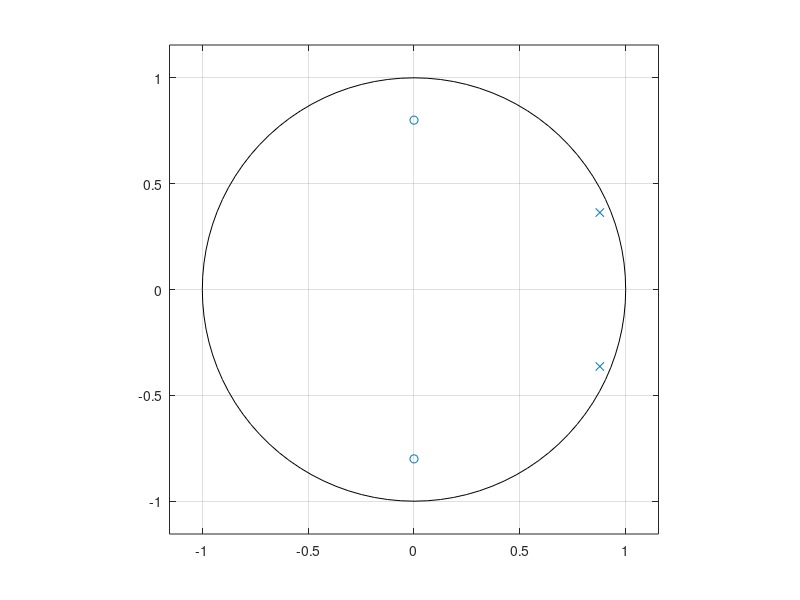
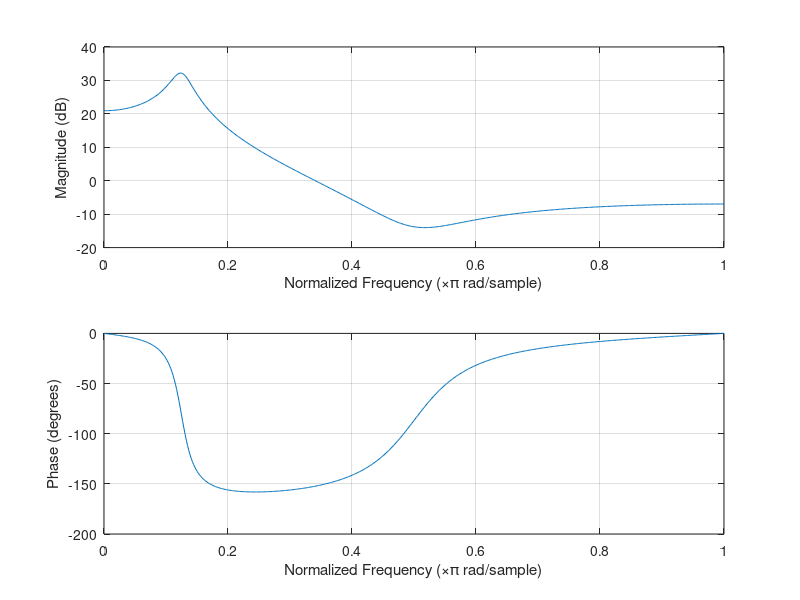
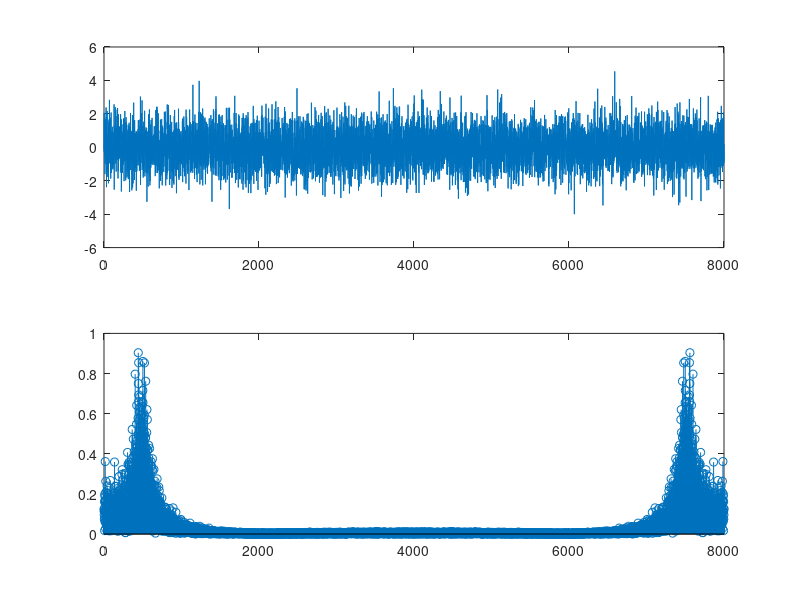
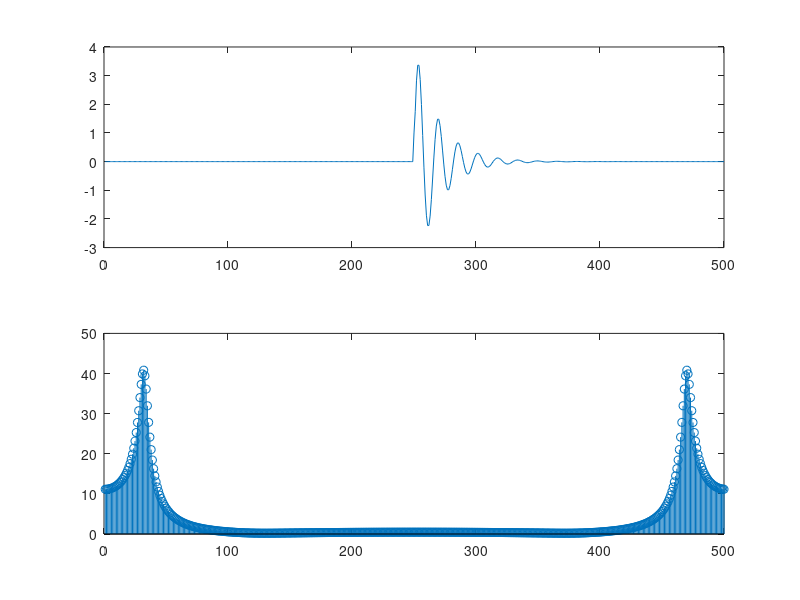

Write the MATLAB code that produced these figures, in order.
close all;

K = 1;
z1 = 0.8i;
z2 = -0.8i;
p1 = 0.95*exp(1i*pi/8);
p2 = 0.95*exp(1i*-pi/8);

% Hz = K(((z-z1)*(z-z2))/((z-p1)*(z-p2)));

figure
z = [z1; z2];
p = [p1; p2];
zplane(z,p);

figure
b = poly(z);
a = poly(p);
freqz(b,a);


figure
x = randn(1,8000);
y = filter(b,a,x);
subplot(2,1,1);
plot(x);
subplot(2,1,2);
ffty = stem(abs(fft(y,8000))/8000);



figure
impulse = zeros(1,500);
impulse(250) = 1;
subplot(2,1,1);
y = filter(b,a,impulse);
plot(y);
subplot(2,1,2);
ffty = abs(fft(y));
stem(ffty);

figure
y = filter(a,b,y);
plot(y);
